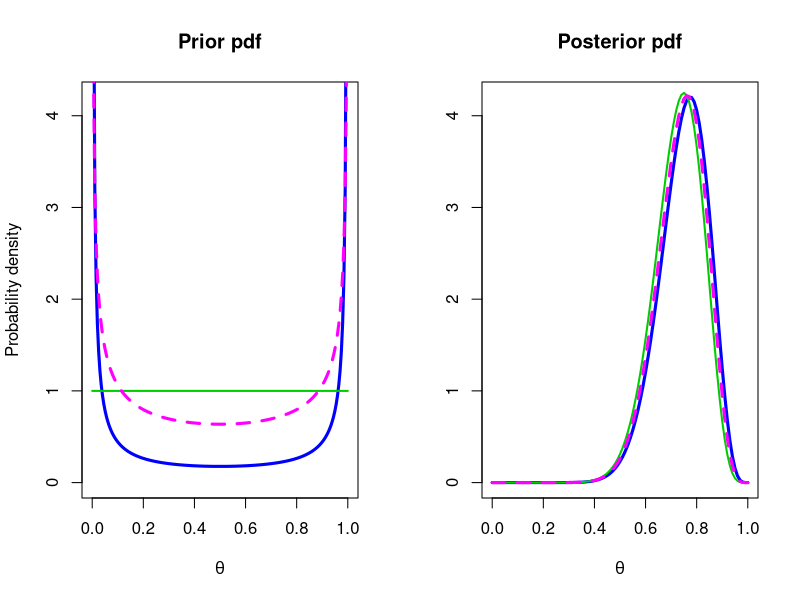
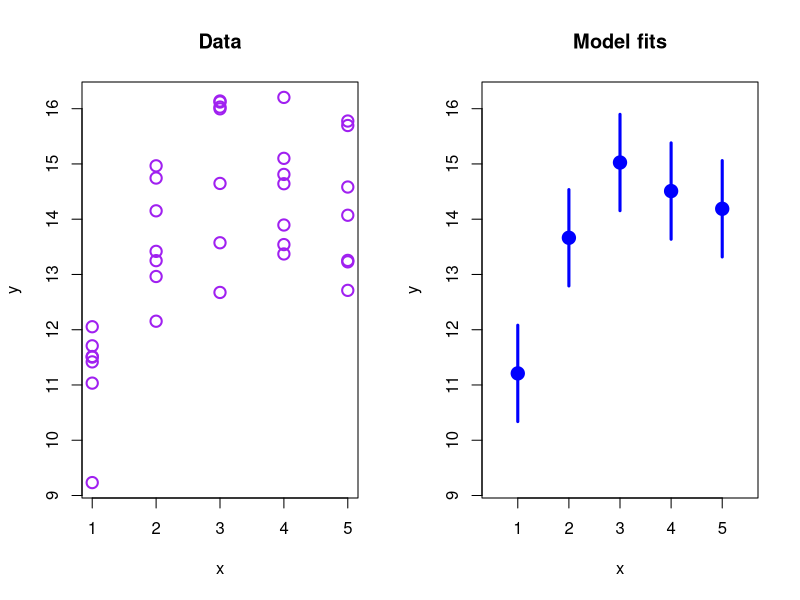
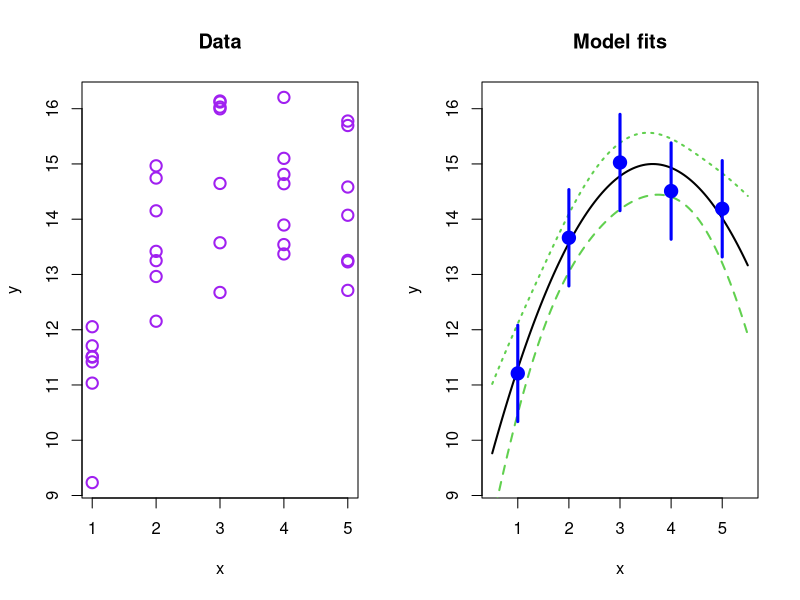
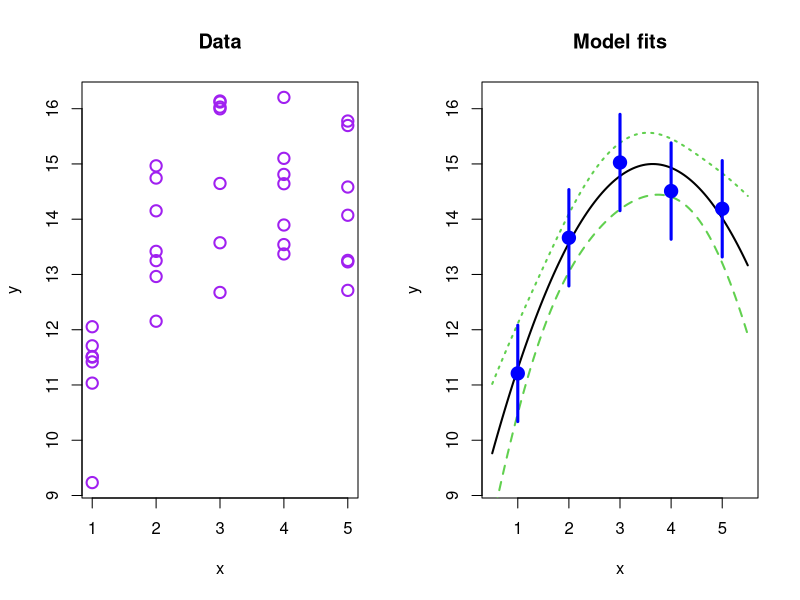

The R source for these figures, in order:
## ---- chunk 1
set.seed(2021)
x <- rnorm(20, 3)
y <- rnorm(25, 0, 2)
## ---- chunk 2
par(mfrow = c(1, 2))

col1 <- "blue"
col2 <- "green3"
col3 <- "magenta"

curve(xlab = expression(theta), ylab = "Probability density", ylim = c(0, 4.2),
      main = "Prior pdf",
      dbeta(x, 0.1, 0.1), from = 0, to = 1,    lwd = 3, col = col1, n = 200)
curve(dbeta(x, 1,   1  ), add = TRUE,          lwd = 2, col = col2)
curve(dbeta(x, 0.5, 0.5), add = TRUE, lty = 2, lwd = 3, col = col3, n = 200)

curve(xlab = expression(theta), ylab = "", ylim = c(0, 4.2),
      main = "Posterior pdf",
      dbeta(x, 15.1, 5.1), from = 0, to = 1,    lwd = 3, col = col1)
curve(dbeta(x, 16,   6  ), add = TRUE,          lwd = 2, col = col2)
curve(dbeta(x, 15.5, 5.5), add = TRUE, lty = 2, lwd = 3, col = col3)
## ---- chunk 3
set.seed(2021)
ff <- function(x)
    15 - 0.4 * (x - 4.1)^2

x <- rep(1:5, each = 7)
y <- rnorm(x, ff(x))

m0 <- lm(y ~ factor(x))
m1 <- lm(y ~ poly(x, 2))

xx0 <- 1:5
xx1 <- seq(0.5, 5.5, length.out = 101)
pp0 <- predict(m0, newdata = data.frame(x = xx0), interval = "confidence")
pp1 <- predict(m1, newdata = data.frame(x = xx1), interval = "confidence")
## ---- chunk 4
plot(x, y, main = "Data", col = "purple", cex = 1.5, lwd = 2)
## ---- chunk 5
suppressMessages(library(gplots))
matplot(xx1, pp1, type = "n", lwd = 2, ylim = range(y), col = c(1, 3, 3),
        xlab = "x", ylab = "y", main = "Model fits")
plotCI(xx0, pp0[, "fit"],
       li = pp0[, "lwr"],
       ui = pp0[, "upr"],
       add = TRUE, pch = 19, sfrac = 0, gap = 0, col = "blue", lwd = 3,
       cex = 1.5)
## ---- chunk 6
plot(x, y, main = "Data", col = "purple", cex = 1.5, lwd = 2)
## ---- chunk 7
matplot(xx1, pp1, type = "l", lwd = 2, ylim = range(y), col = c(1, 3, 3),
        xlab = "x", ylab = "y", main = "Model fits")
plotCI(xx0, pp0[, "fit"],
       li = pp0[, "lwr"],
       ui = pp0[, "upr"],
       add = TRUE, pch = 19, sfrac = 0, gap = 0, col = "blue", lwd = 3,
       cex = 1.5)
## ---- chunk 8
plot(x, y, main = "Data", col = "purple", cex = 1.5, lwd = 2)
## ---- chunk 9
matplot(xx1, pp1, type = "l", lwd = 2, ylim = range(y), col = c(1, 3, 3),
        xlab = "x", ylab = "y", main = "Model fits")
plotCI(xx0, pp0[, "fit"],
       li = pp0[, "lwr"],
       ui = pp0[, "upr"],
       add = TRUE, pch = 19, sfrac = 0, gap = 0, col = "blue", lwd = 3,
       cex = 1.5)
